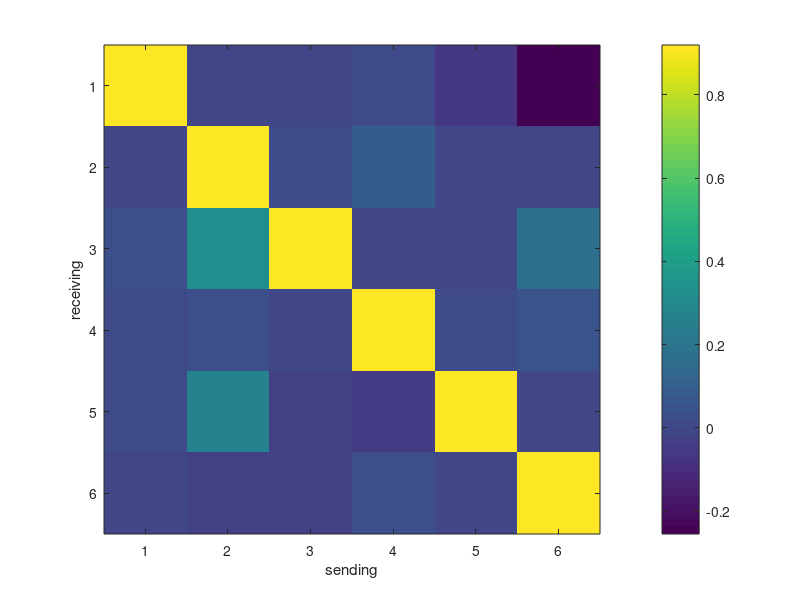
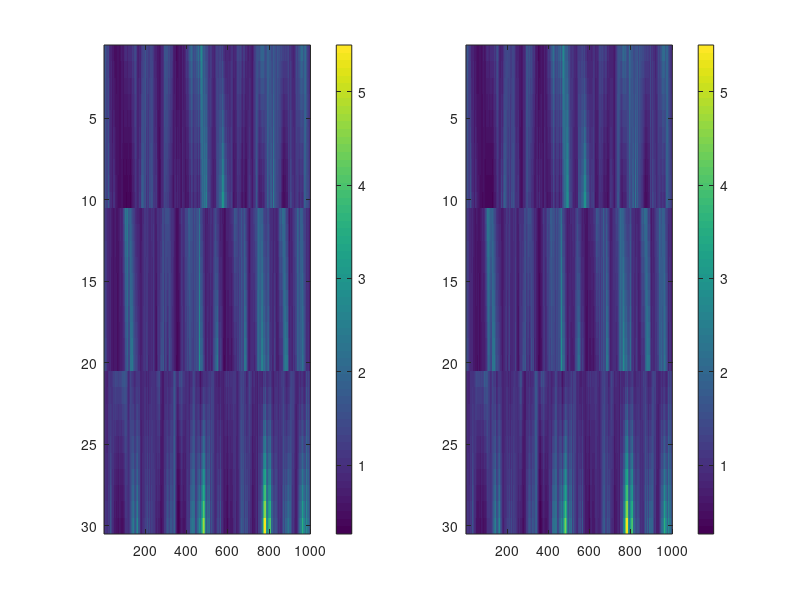

Recreate these plots in MATLAB, in order. (Note: this script raises an error after producing the figures.)
addpath(genpath('C:\Users\gaw19004\Documents\GitHub\state-space-clustering'));
% addpath(genpath('D:\github\state-space-clustering'));

%% simulation
rng(1)
n = 10;
nClus = 3;
N = n*nClus;
p = 2;
T = 1000;

Lab = repelem(1:nClus, n);
pLab = repelem(1:nClus, p);

d = randn(n*nClus,1)*0;
C_trans = zeros(N, p*nClus);
C = zeros(N, p);
for k = 1:length(Lab)
    C(k,:) = 2*repmat(sum(Lab(1:k)==Lab(k))/sum(Lab==Lab(k)),1,2)+[-2 1];
    C_trans(k, ((Lab(k)-1)*p+1):(Lab(k)*p)) = C(k,:);
end

X = zeros(p*nClus, T);
x0 = zeros(p*nClus, 1);
Q0 = eye(nClus*p)*1e-2;
X(:,1) = mvnrnd(x0, Q0)';

b1 = ones(p,1)*0;
b2 = ones(p,1)*0;
b3 = ones(p,1)*0;
b = [b1;b2;b3];

Q1 = 1e-3*eye(p);
Q2 = 1e-3*eye(p);
Q3 = 1e-3*eye(p);
Q = blkdiag(Q1, Q2, Q3);

%
A = eye(size(Q,1));
while any(imag(eig(A))==0)
    A= randn(size(Q));
    A = A-diag(diag(A));
    A(squareform(pdist(pLab'))==0)=0;
    A = A./sqrt(sum((A-diag(diag(A))).^2,2))*0.1;
    A = A+eye(size(Q,1))*0.92;
end

% let's generate lambda
logLam = zeros(n*nClus, T);
logLam(:,1) = d + C_trans*X(:,1);

for t=2:T
    X(:, t) = mvnrnd(A*X(:, t-1) + b, Q)';
    logLam(:, t) = d + C_trans*X(:,t);
end

Y = poissrnd(exp(logLam));

% do transformation/ constraint: C'*C = I (not C_trans)
% S1 = {};
% V1 = {};
% for j = 1:nClus
%     latId = id2id(j, p);
%     [~,S1{j},V1{j}] = svd(C_trans(:,latId),0);
% end
% M = sparse(blkdiag(S1{:})*(blkdiag(V1{:}))');

[~, S, V] = svd(C, 0);
Mcore = S*V';
M = kron(eye(nClus), Mcore);

X = M*X;
x0 = M*x0;
Q0 = M*Q0*M';
C = C/Mcore;
C_trans = C_trans/M;
b = M*b;
A = M*A/M;
Q = M*Q*M';


figure(1)
imagesc(A)
colorbar()
xlabel('sending')
ylabel('receiving')

figure(2)
figure(2)
subplot(1,2,1)
imagesc(exp(logLam))
colorbar()
subplot(1,2,2)
imagesc(exp(d + C_trans*X))
colorbar()

figure(3)
clusterPlot(Y, Lab)

figure(4)
subplot(1,3,1)
plot(X(1:p,:)')
subplot(1,3,2)
plot(X(p+1:2*p,:)')
subplot(1,3,3)
plot(X(2*p+1:3*p,:)')

%% d is cluster-dependent, but C is not. (maybe let C be cluster-dependent later)
% pre-setting...
rng(3)
ng = 10000;

X_fit = zeros(nClus*p, T, ng);
mud_fit = zeros(nClus, ng);
sig2d_fit = zeros(nClus, ng);
d_fit = zeros(N, nClus, ng);
K_fit = zeros(N, p, ng);
C_fit = zeros(N, p, ng);
x0_fit = zeros(nClus*p, ng);
A_fit = zeros(nClus*p, nClus*p, ng);
b_fit = zeros(nClus*p, ng);
Q_fit = zeros(nClus*p, nClus*p, ng);

% priors...
Q0 = eye(nClus*p)*1e-2;

% priors for initial (x0)
mux00 = zeros(nClus*p, 1);
Sigx00 = eye(nClus*p);

% prior for K: C = K*(K'*K)^{-1/2}
% just each entry of K is i.i.d. N(0,1)

% prior for d
nud0 = 1;
sig2d0 = 1e-2;
deltad0 = 0;
k0 = 1;

% prior for linear dyanmics (b, A, Q)
BA0_all = [zeros(nClus*p,1) eye(nClus*p)]';
Lamb0 = eye(nClus*p + 1);
Psi0 = eye(p)*1e-4;
nu0 = p+2;

% initials...
% a0 = nud0/2;
% b0 = nud0*sig2d0/2;
% 1./gamrnd(a0, 1/b0, nClus, 1);
sig2d_fit(:,1) = ones(nClus,1)*1e-2;
mud_fit(:,1) = zeros(nClus,1);
d_fit(:,:,1) = zeros(N,nClus);

K_fit(:,:,1) = randn(N, p);
C_fit(:,:,1) = K_fit(:,:,1)/(sqrtm(K_fit(:,:,1)'*K_fit(:,:,1)));
C_tmp = zeros(N, p*nClus);
for k = 1:length(Lab)
    C_tmp(k, id2id(Lab(k), p)) = C_fit(k,:,1);
end

A_fit(:,:,1) = eye(nClus*p);
b_fit(:,1) = zeros(nClus*p, 1);
Q_fit(:,:,1) = eye(nClus*p)*1e-4;

x0_fit(:,1) = lsqr(C_tmp,(log(mean(Y(:,1:10),2))-d_fit(:,1)));
[X_fit(:,:,1),~,~] = ppasmoo_poissexp_v2(Y,C_tmp,d_fit(:,1),...
    x0_fit(:,1),Q0,A_fit(:,:,1),b_fit(:,1),Q_fit(:,:,1));

%% MCMC
optdK.M=1;
optdK.Madapt=0;
epsilon = 0.01;
burnIn = round(ng/10);
flg = 0;
nX = numel(X_fit(:,:,1));

for g = 2:ng
    
    % disp(g)
    
    % (1) update X_fit
    d_raw = d_fit(:,:,g-1);
    I = (1 : size(d_raw, 1)) .';
    k = sub2ind(size(d_raw), I, Lab');
    d_tmp = d_raw(k);
    C_tmp = zeros(N, p*nClus);
    for k = 1:length(Lab)
        C_tmp(k, id2id(Lab(k), p)) = C_fit(k,:,1);
    end
    
    x0_tmp = x0_fit(:,g-1);
    A_tmp = A_fit(:,:,g-1);
    b_tmp = b_fit(:,g-1);
    Q_tmp = Q_fit(:,:,g-1);
    X_tmp = X_fit(:,:,g-1);
    
    gradHess = @(vecX) gradHessX(vecX, d_tmp, C_tmp, x0_tmp, Q0, Q_tmp, A_tmp, b_tmp, Y);
    [muXvec,~,hess_tmp,~] = newtonGH(gradHess,X_tmp(:),1e-8,1000);
    if(sum(isnan(muXvec)) ~= 0)
        disp('use adaptive smoother initial')
        X_tmp = ppasmoo_poissexp_v2(Y,C_tmp,d_tmp,x0_tmp,Q0,A_tmp,b_tmp,Q_tmp);
        [muXvec,~,hess_tmp,~] = newtonGH(gradHess,X_tmp(:),1e-8,1000);
    end
    
    % use Cholesky decomposition to sample efficiently
    R = chol(-hess_tmp,'lower'); % sparse
    z = randn(length(muXvec), 1) + R'*muXvec;
    Xsamp = R'\z;
    X_fit(:,:,g) = reshape(Xsamp,[], T);
    
    % (2) update x0_fit
    Sigx0 = inv(inv(Sigx00) + inv(Q0));
    mux0 = Sigx0*(Sigx00\mux00 + Q0\X_fit(:,1,g));
    x0_fit(:,g) = mvnrnd(mux0, Sigx0)';
    
    % (3) update d_fit & C_fit (K_fit)
    % NUTS (no U turn sampler)
    %     xnorm_change = norm(X_fit(:,:,g) - X_fit(:,:,g-1), 'fro')/...
    %         norm(X_fit(:,:,g-1), 'fro');
    
    xnorm_change = norm(X_fit(:,:,g) - X_fit(:,:,g-1), 'fro');
     
    if(g < round(burnIn/10))
        tuneState = 1; % change epsilon
        disp("iter " + g + ": " + xnorm_change + ", changing");
    elseif(flg == 1)
        tuneState = 3; % fix epsilon
        disp("iter " + g + ": " + xnorm_change + ", tuned");
    else
        if(g > burnIn || xnorm_change < sqrt(1e-1*nX))
            tuneState = 2; % tune epsilon
            flg = 1;
            disp("iter " + g + ": " + xnorm_change + ", tuning");
        else
            tuneState = 1; % change epsilon
            disp("iter " + g + ": " + xnorm_change + ", changing");
        end
    end
    
    lpdf = @(dKvec) dKlpdf(Y, dKvec(1:N), reshape(dKvec((N+1):end), [], p),...
        X_fit(:,:,g-1), Lab, mud_fit(:,g-1), sig2d_fit(:,g-1));
    glpdf = @(dKvec) getGrad(lpdf, dKvec);
    fg=@(dKvec_r) deal(lpdf(dKvec_r'), glpdf(dKvec_r')'); % log density and gradient
    
    dKvec0 = [d_tmp;reshape(K_fit(:,:,g-1),[],1)];
    
    switch tuneState
        case 1
            [dK_NUTS, ~, ~]=hmc_nuts(fg, dKvec0',optdK);
        case 2
            optdK.Madapt=50;
            [dK_NUTS, ~, diagn]=hmc_nuts(fg, dKvec0',optdK);
            epsilon = diagn.opt.epsilonbar;
            optdK.Madapt=0;
        case 3
            optdK.epsilon = epsilon;
            [dK_NUTS, ~, ~]=hmc_nuts(fg, dKvec0',optdK);
    end
    
    % d_fit
    dback_tmp = d_fit(:,:,g);
    I = (1 : N) .';
    k = sub2ind(size(dback_tmp), I, Lab');
    dback_tmp(k) = dK_NUTS(2,1:N)';
    d_fit(:,:,g) = dback_tmp;
    
    % K_fit & C_fit
    K_fit(:,:,g) = reshape(dK_NUTS(2,(N+1):end), [], p);
    C_fit(:,:,g) = K_fit(:,:,g)/(sqrtm(K_fit(:,:,g)'*K_fit(:,:,g)));
    
    % (4) update mud_fit & sig2d_fit
    for l = unique(Lab(:))'
        nj = sum(Lab == l);
        dj = d_fit(Lab == l, l, g);
        dbar = mean(dj);
        kn = k0 + nj;
        
        % sig2d_fit
        alph = (nud0 + nj)/2;
        beta = (nud0*sig2d0 + sum((dj - dbar).^2) +...
            (k0*nj/kn)*((dbar - deltad0)^2))/2;
        sig2d_fit(l, g) = 1/gamrnd(alph, 1/beta);
        
        % mud_fit
        mud_fit(l,g) = normrnd((k0*deltad0 + sum(dj))/kn,...
            sqrt(sig2d_fit(l, g)/kn));
        
        latentId = id2id(l,p);
        % (4)update Q
        Y_BA = X_fit(latentId,2:T,g)';
        X_BA = [ones(T-1,1) X_fit(:,1:(T-1),g)'];
        
        BA0 = BA0_all(:,latentId);
        BAn = (X_BA'*X_BA + Lamb0)\(X_BA'*Y_BA + Lamb0*BA0);
        PsiQ = Psi0 + (Y_BA - X_BA*BAn)'*(Y_BA - X_BA*BAn) +...
            (BAn - BA0)'*Lamb0*(BAn - BA0);
        nuQ = T-1 + nu0;
        Q_fit(latentId,latentId,g) = iwishrnd(PsiQ,nuQ);
        
        % (5) update b_fit & A_fit
        Lambn = X_BA'*X_BA + Lamb0;
        BAvec = mvnrnd(BAn(:), kron(Q_fit(latentId,latentId,g), inv(Lambn)))';
        BAsamp = reshape(BAvec,[], p)';
        b_fit(latentId,g) = BAsamp(:,1);
        A_fit(latentId,:,g) = BAsamp(:,2:end);
    end
    
    figure(1)
    subplot(3,2,1)
    plot(X(1:p,:)')
    title('true')
    subplot(3,2,2)
    plot(X_fit(1:p,:,g)')
    title('fit')
    subplot(3,2,3)
    plot(X(p+1:2*p,:)')
    subplot(3,2,4)
    plot(X_fit(p+1:2*p,:,g)')
    subplot(3,2,5)
    plot(X(2*p+1:3*p,:)')
    subplot(3,2,6)
    plot(X_fit(2*p+1:3*p,:,g)')
end

save('C:\Users\gaw19004\Desktop\LDS_backup\new2\lds_NUTS_CCI_all.mat')

%%

d_norm = zeros(g-1, 1);
C_norm_fro = zeros(g-1, 1);
b_norm = zeros(g-1, 1);
A_norm_fro = zeros(g-1, 1);
X_norm_fro = zeros(g-1, 1);

for k = 1:g-1
    d_norm(k) = norm(d_fit(:,:,k), 'fro');
    C_norm_fro(k) = norm(C_fit(:,:,k), 'fro');
    b_norm(k) = norm(b_fit(:,k));
    A_norm_fro(k) = norm(A_fit(:,:,k), 'fro');
    X_norm_fro(k) = norm(X_fit(:,:,k), 'fro');
end

figure
plot(X_norm_fro)
title("Frobenius norm of X, dim: " + nClus*p + "\times" + T)


figure
subplot(2,2,1)
plot(d_norm)
title('norm of d')
subplot(2,2,2)
plot(C_norm_fro)
title('Frobenius norm of C')
subplot(2,2,3)
plot(b_norm)
title('norm of b')
subplot(2,2,4)
plot(A_norm_fro)
title('Frobenius norm of A')

%%
idx = round(ng/2):ng;

figure
subplot(1,3,1)
plot(d,sum(mean(d_fit(:,:,idx), 3),2),'rx');
ylabel('estimate')
title('d')
C_fit_mean = mean(C_fit(:,:,idx), 3);
subplot(1,3,2)
plot(sum(C_trans(:,1:p:end), 2),C_fit_mean(:,1),'rx');
title('1st column of C')
xlabel('true')
subplot(1,3,3)
plot(sum(C_trans(:,2:p:end), 2),C_fit_mean(:,2),'rx');
title('2nd column of C')
sgtitle('No Update of Prior')



subplot(1,2,1)
imagesc(exp(C_trans*X + d))
cLim = caxis;
title('true')
colorbar()
subplot(1,2,2)
C_tmp = zeros(N, p*nClus);
for k = 1:length(Lab)
    C_tmp(k, id2id(Lab(k), p)) = C_fit_mean(k,:);
end
imagesc(exp(C_tmp*mean(X_fit(:,:,idx), 3) + sum(mean(d_fit(:,:,idx), 3),2)))
set(gca,'CLim',cLim)
title('fit')
colorbar()
